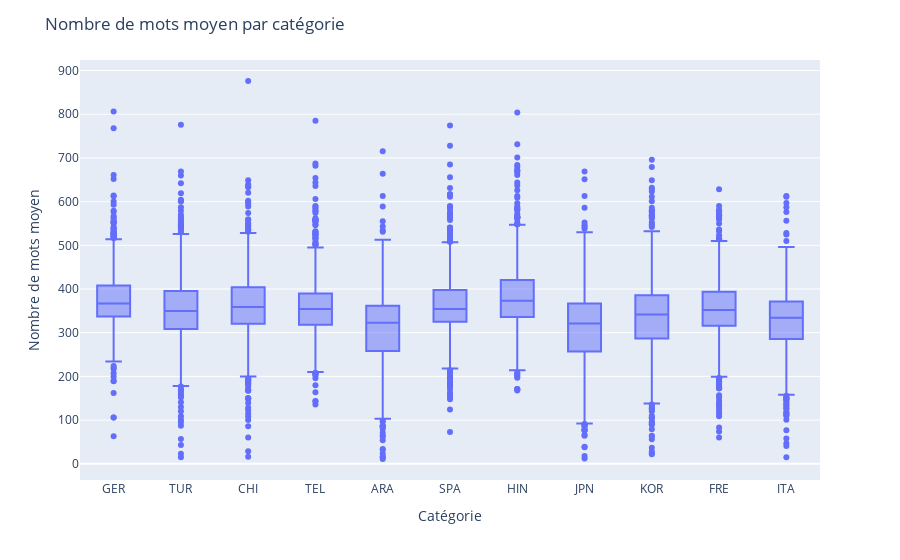

The cell this chart's notebook holds for it:
### Code cell
# boxplot avec plotly
import plotly.express as px

df['text_length'] = df['text'].apply(lambda x: len(x.split()))
mean_length = df.groupby('category')['text_length'].mean().reset_index()

fig = px.box(df, x='category', y='text_length')
fig.update_layout(title="Nombre de mots moyen par catégorie",
                  xaxis_title="Catégorie",
                  yaxis_title="Nombre de mots moyen")
fig.show()

### Figure 1 — Plotly figure (JSON) as saved in the notebook; plotly's stock layout.template omitted (floating-point values rounded to 4 significant figures; data arrays with more than 128 entries replaced by an {"elided": "..."} marker saying what was removed)
{"data": [{"alignmentgroup": "True", "hovertemplate": "category=%{x}<br>text_length=%{y}<extra></extra>", "legendgroup": "", "marker": {"color": "#636efa"}, "name": "", "notched": false, "offsetgroup": "", "orientation": "v", "showlegend": false, "type": "box", "x": {"elided": "9900 str values"}, "x0": " ", "xaxis": "x", "y": {"elided": "9900 int values"}, "y0": " ", "yaxis": "y"}], "layout": {"boxmode": "group", "legend": {"tracegroupgap": 0}, "margin": {"t": 60}, "title": {"text": "Nombre de mots moyen par catégorie"}, "xaxis": {"anchor": "y", "domain": [0, 1], "title": {"text": "Catégorie"}}, "yaxis": {"anchor": "x", "domain": [0, 1], "title": {"text": "Nombre de mots moyen"}}}}
